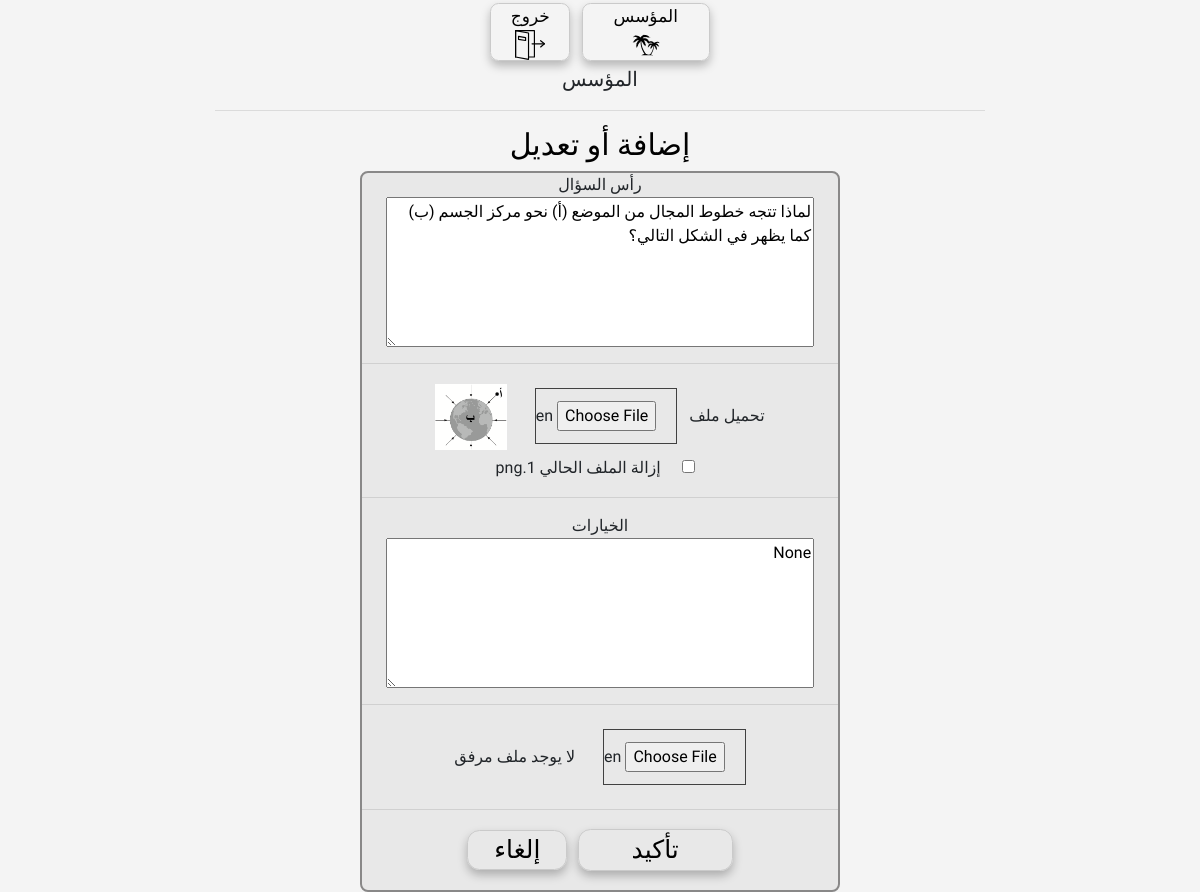
The page /dublicate/q3/ (signed in) on the database its author committed.
### courses/models.py (models this page shows)
class User(AbstractUser):
    name = models.CharField(max_length=200, null=True)
    username = models.CharField(max_length=200, null=True)
    email = models.EmailField(unique=True, null=True)
    year = models.CharField(max_length=200, null=True)
    gov = models.CharField(max_length=200, null=True)
    prov = models.CharField(max_length=200, null=True)
    school = models.CharField(max_length=200, null=True)
    USERNAME_FIELD = 'email'
    REQUIRED_FIELDS = ['username']

class Question(models.Model):
    name = models.TextField(null=True)
    op1 = models.CharField(max_length=200,null=True)
    op2 = models.CharField(max_length=200,null=True)
    op3 = models.CharField(max_length=200,null=True)
    op4 = models.CharField(max_length=200,null=True)
    options = models.TextField(null=True)
    hint = models.TextField(null=True)
    level = models.CharField(max_length=400,null=True)
    file = models.FileField(null=True)
    ansimg = models.FileField(null=True)
    video = EmbedVideoField(null=True)
    source = models.CharField(max_length=400,default='other')
    kind =  models.CharField(max_length=400,default='understand')
    k = models.CharField(max_length=400, default='1')
    p = models.ForeignKey(Outcome, on_delete=models.CASCADE)
    y = models.ForeignKey(Year, on_delete=models.CASCADE, default='')

### courses/views.py (the view)
# urls.py: path("dublicate/<str:k>/", views.Dublicate, name='dublicate'),
def Dublicate(request, k):
    b = k[0]
    if b == 'd':
        question = QDubl.objects.get(k=k)
        parent = question.p
    else:
        question = Question.objects.get(k=k)
        parent = question
    if request.method == 'POST':
        if request.POST.get('name') :
            name = request.POST.get('name')
            if '\\(' in name :
                name = name.replace('*','\\times')
        object = QDubl.objects.create(name=name, p=parent)
        object.k = 'd'+str(object.id)
        if request.POST.get('options'):
            unpack(object, request.POST.get('options'))
        if 'file' in request.FILES or request.POST.get('removefile') :
            object.file = None
            cleanFiles(parent.p)
        if 'file' in  request.FILES:
            uploadFile(request, object, 'file')
        elif question.file:
            object.file = question.file
        if 'ansimg' in request.FILES or request.POST.get('removeansimg') :
            object.ansimg = None
            cleanFiles(parent.p)
        if 'ansimg' in request.FILES:
            uploadFile(request, object, 'ansimg')
        elif question.ansimg:
            object.ansimg = question.ansimg
        object.save()
        return redirect('open', parent.p.k)
    else:
        file_name = question.file.name
        if file_name:
            file_name = file_name.split('/')[-1]
        ansimg_name = question.ansimg.name
        if ansimg_name:
            ansimg_name = ansimg_name.split('/')[-1]
        context = {'teacher':is_teacher(request), 'c':'d', 'object': question, 'file_name': file_name, 'ansimg_name': ansimg_name}
    return render(request, 'courses/create_update.html', context)

### courses/views.py (called while the page is built)
def auth(request):
    return request.user.is_authenticated

def is_teacher(request):
    if auth(request) :
        if request.user.email in  ['biifounder@gmail.com','bahaaismailres@gmail.com'] :
            return request.user.username
    return False

### courses/templates/courses/create_update.html (shortened to what this page needs)
{% extends 'courses/main.html' %}
{% block content %}
{% if teacher %}
<!DOCTYPE html>
<html>
  <name>
    <h1 style="color:black">إضافة أو تعديل {{ara}} </h1>
    <div class="box" style="width:25rem; background-color: rgb(232, 232, 232)">
      <form action="" method="POST" enctype="multipart/form-data">
        {% if not object %}
          {% if c == 'q' %}
            رأس السؤال <br><textarea required type="textarea" rows="6" cols="100" name="name" ></textarea> <br>
          {% else %}
            اسم ال{{ara}} <br><input required type="text" name="name"><br>
          {% endif %}
          {% if c == 'o' or c == 'q' %}
           ملف شرح أو سؤال &nbsp <input style="width:25%" type="file" name="file" ><br>
            {% if c == 'q' %}
              <br>الخيارات <br><textarea required type="textarea" rows="6" cols="100" name="options" ></textarea>  <br>
              ملف إجابة &nbsp <input style="width:25%" type="file" name="ansimg" ><br>
              التوجيهات <br> <textarea type="textarea" rows="6" cols="100" name="hint" ></textarea>
            {% endif %}
              <br>رابط الفيديو <br><input type="text" name="video" >
            {% if c == 'q' %}
              <select required style="width:30%"  name="source" id="qsource"><option value="">مصدر السؤال</option></select>
              <select required style="width:30%"  name="kind" id="qkind"><option value="">نوع السؤال</option></select>
              <select required style="width:30%"  name="level" id="qlevel"><option value="">مستوى السؤال</option></select>
            {% endif %}
          {% endif %}
        {% else %}
          {% if c == 'q' or c == 'd' %}
            رأس السؤال <br><textarea required type="textarea" rows="6" cols="100" name="name" >{{object.name}}</textarea> <hr>
          {% else %}
            اسم ال{{ara}} <br><input type="text" value="{{object.name}}" name="name"> <hr>
          {% endif %}
          {% if c == 'd' or c == 'q' or c == 'o' %}
            {% if object.file %}
              تحميل ملف &nbsp  <input style="width:30%" type="file" id="file" name="file">
              &nbsp &nbsp &nbsp <img style="width:15%;" src="{{ object.file }}"><br>
              {% if c == 'd' or c == 'q' %}
                <input style="width:10%" type="checkbox" id="removefile" name="removefile"> إزالة الملف الحالي {{file_name}} &nbsp <hr>
              {% endif %}
            {% else %}
              <input style="width:30%" type="file" name="file"> &nbsp &nbsp &nbsp لا يوجد ملف مرفق <hr>
            {% endif %}
          {% endif %}
          {% if c == 'q' or c == 'd'  %}
            الخيارات <br><textarea type="textarea" rows="6" cols="100" name="options" >{{object.options}}</textarea>  <hr>
          {% endif %}
          {% if c == 'd' or c == 'q' %}
            {% if object.ansimg %}
              صورة إجابة &nbsp  <input style="width:30%" type="file" id="ansimg" name="ansimg">
              &nbsp &nbsp &nbsp <img style="width:15%;" src="{{ object.ansimg }}"><]br>
              <input style="width:10%" type="checkbox" id="removeansimg" name="removeansimg"> إزالة الملف الحالي {{ansimg_name}} &nbsp
            {% else %}
              <input style="width:30%" type="file" name="ansimg"> &nbsp &nbsp &nbsp لا يوجد ملف مرفق
            {% endif %}
            <hr>
          {% endif %}
        {% endif %}
        <button style="width:155px" type="submit">تأكيد</button>
        <a style="width:100px" href="{{request.META.HTTP_REFERER}}">إلغاء</a>
      </form>
    </div>
  </name>
</html>
{% endif %}
{% endblock content %}

### courses/templates/courses/main.html (shortened to what this page needs)
{% load static %}
<html dir="rtl">
<head>
    <link href="https://stackpath.bootstrapcdn.com/bootstrap/4.5.2/css/bootstrap.min.css" rel="stylesheet">
</head>
<body>
    <nav class="container">
        <p><a style="width:8rem; font-size:17;" href="{% url 'home' %}">المؤسس<img style="width:30px" src="{% static 'admin/img/logo.svg' %}"></a>
        {% if request.user.is_authenticated %}
            <a style="width:5rem; font-size:17;" href="{% url 'logout' %}"> خروج    <img style="width:30px" src="{% static 'admin/img/logout.svg' %}"></a><br>
            {{request.user.name}}
        {% else %}
        الإصدار التجريبي للموقع
        {% endif %}
        <hr>
    </p>
    </nav>
    {% block content %}
    {% endblock %}
</body>
</html>

### courses/templates/courses/main.html (style rules this page uses)
body { font-family: 'Amiri', serif; text-align:center; background-color:rgb(244, 244, 244); }
.container, .box { text-align:center; max-width: 40rem; min-width: 30rem; margin: auto; align-items: center; }
.box { border: 2px solid #898888; border-radius: 0.5em; background-color:#d4d4d4; }
h1 { font-family: 'Amiri', serif; font-size: 30px; color:blue; }
p { font-family: 'Amiri', serif; font-size: 20px; }
button, a:link, a:visited { font-size: 25px; color:#000000; background: transparent; border: 1px solid #cacaca; border-radius: 0.5em; display: inline-block; width: 95%; margin: 0.2rem; padding-right: 1em; padding-left: 1em; font-family: 'Amiri', serif; text-decoration: none; cursor:pointer; box-shadow: 0 5px 10px 0 rgb(0,0,0,0.25); }
input, select { width: 90%; padding: 12px 20px; margin: 8px 0; border: 1px solid #414141; border-radius:0.1; box-sizing: border-box; }

### courses/templates/courses/create_update.html (style rules this page uses)
.container, .box { text-align:center; max-width: 50rem; min-width: 30rem; margin: auto; align-items: center; }
input, textarea { width:90%; }

### rows shown on the page
User: user.name "المؤسس"
Question: name "لماذا تتجه خطوط المجال من الموضع (أ) نحو مركز الجسم (ب) كما يظهر في الشكل التالي؟", file (picture), options "None"
